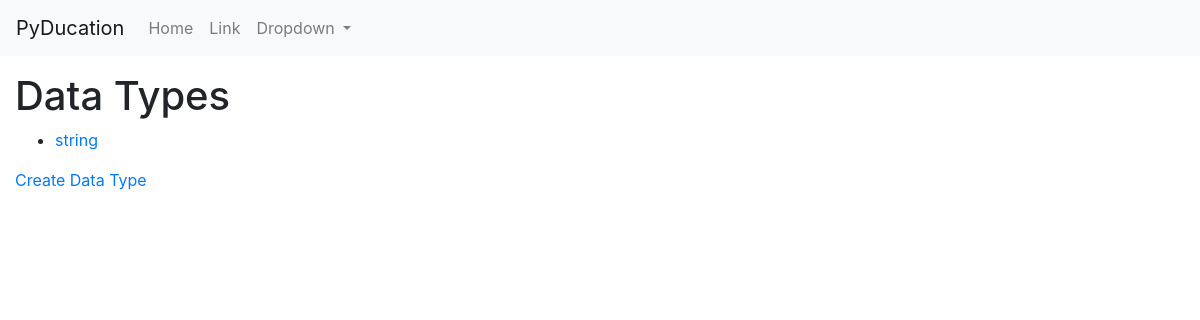
The page /data_types/ on the database as committed earlier.
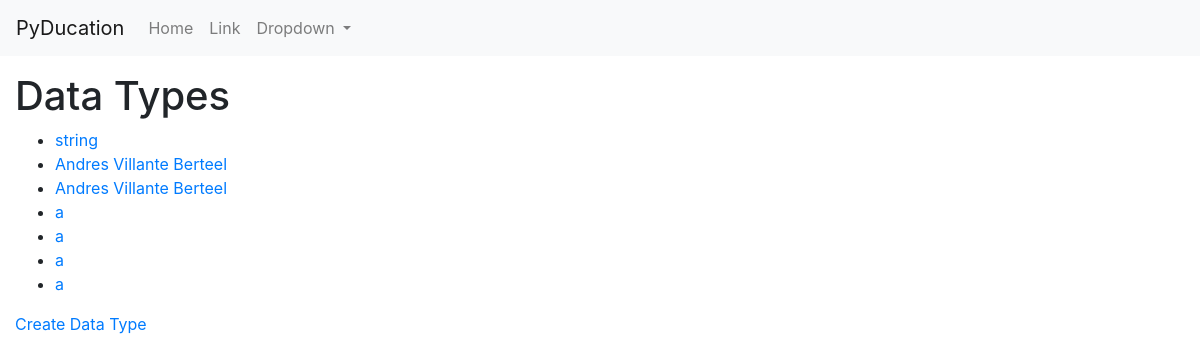
The same page on the database as committed later.
### blog/models.py (models this page shows)
class DataType(models.Model):
    name = models.CharField(max_length=100)
    description = models.TextField()
    example = models.TextField()

### blog/views.py (the view)
# urls.py: path('data_types/', DataTypeListView.as_view(), name='list'),
class DataTypeListView(ListView):
    model = DataType
    template_name = 'data_types/data_type_list.html'
    context_object_name = 'data_types'

### PyDucation/templates/data_types/data_type_list.html
{% extends 'PyDucation/base.html' %}
{% block content %}
  <h1>Data Types</h1>
  <ul>
    {% for data_type in data_types %}
      <li><a href="{% url 'data_types:detail' pk=data_type.pk %}">{{ data_type.name }}</a></li>
    {% empty %}
      <li>No data types yet.</li>
    {% endfor %}
  </ul>
  <a href="{% url 'data_types:create' %}">Create Data Type</a>
{% endblock %}

### PyDucation/templates/PyDucation/base.html (shortened to what this page needs)
<!DOCTYPE html>
<html lang="en">
<head>
    <link rel="stylesheet" href="https://stackpath.bootstrapcdn.com/bootstrap/4.3.1/css/bootstrap.min.css"
>
    <link rel="stylesheet" href="https://cdnjs.cloudflare.com/ajax/libs/font-awesome/5.15.1/css/all.min.css"
 />
</head>
<body>
<nav class="navbar navbar-expand-lg navbar-light bg-light">
    <a class="navbar-brand" href="#">PyDucation</a>
    <div class="collapse navbar-collapse" id="navbarNav">
        <ul class="navbar-nav">
            <li class="nav-item">
                <a class="nav-link" href="#">Home</a>
            </li>
            <li class="nav-item">
                <a class="nav-link" href="#">Link</a>
            </li>
            <li class="nav-item dropdown">
                <a class="nav-link dropdown-toggle" href="#" id="navbarDropdown" role="button"
                   data-toggle="dropdown" aria-haspopup="true" aria-expanded="false">
                    Dropdown
                </a>
            </li>
        </ul>
    </div>
</nav>
<div class="container-fluid mt-3">
    {% block content %}{% endblock %}
</div>

Rows that differ between the two databases and show on the page:
added DataType: name "Andres Villante Berteel"
added DataType: name "Andres Villante Berteel"
added DataType: name "a"
added DataType: name "a"
added DataType: name "a"
added DataType: name "a"
